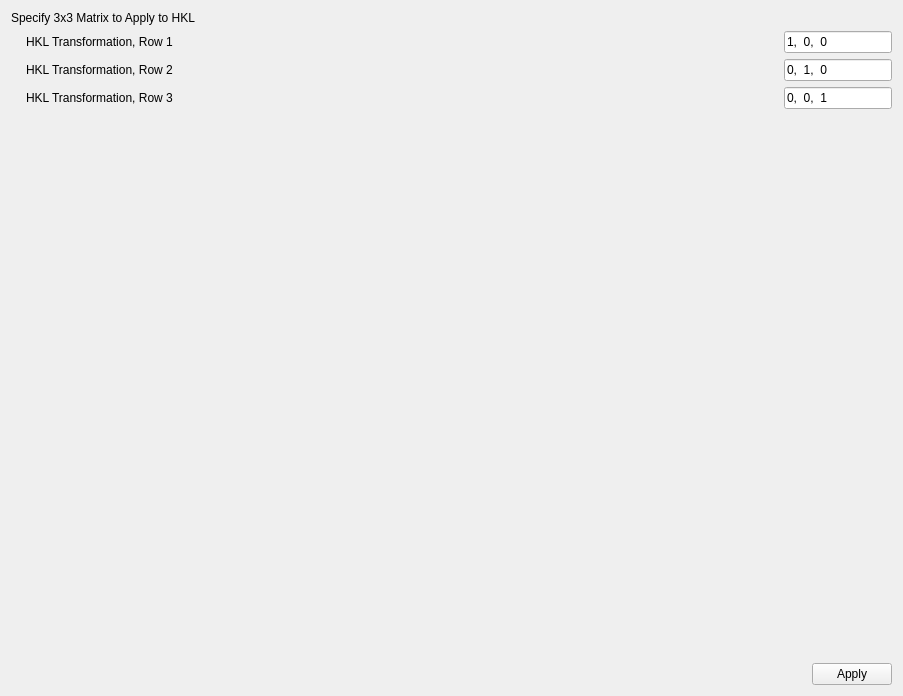
          <widget class="QWidget" name="scrollAreaWidgetContents_6">
           <property name="geometry">
            <rect>
             <x>0</x>
             <y>0</y>
             <width>903</width>
             <height>696</height>
            </rect>
           </property>
           <layout class="QVBoxLayout" name="verticalLayout_16">
            <item>
             <layout class="QHBoxLayout" name="horizontalLayout_37">
              <item>
               <widget class="QLabel" name="HKL_Transfrom_lbl">
                <property name="toolTip">
                 <string>Transform the UB matrix&lt;br&gt; and peak indexes using the specified 3X3 matrix.</string>
                </property>
                <property name="text">
                 <string>Specify 3x3 Matrix to Apply to HKL</string>
                </property>
               </widget>
              </item>
             </layout>
            </item>
            <item>
             <layout class="QHBoxLayout" name="horizontalLayout_38">
              <item>
               <spacer name="horizontalSpacer_48">
                <property name="orientation">
                 <enum>Qt::Horizontal</enum>
                </property>
                <property name="sizeType">
                 <enum>QSizePolicy::Fixed</enum>
                </property>
                <property name="sizeHint" stdset="0">
                 <size>
                  <width>15</width>
                  <height>0</height>
                 </size>
                </property>
               </spacer>
              </item>
              <item>
               <widget class="QLabel" name="HKL_Tran_Row_1_lbl">
                <property name="text">
                 <string>HKL Transformation, Row 1</string>
                </property>
               </widget>
              </item>
              <item>
               <spacer name="horizontalSpacer_45">
                <property name="orientation">
                 <enum>Qt::Horizontal</enum>
                </property>
                <property name="sizeHint" stdset="0">
                 <size>
                  <width>40</width>
                  <height>20</height>
                 </size>
                </property>
               </spacer>
              </item>
              <item>
               <widget class="QLineEdit" name="HKL_tran_row_1_ledt">
                <property name="sizePolicy">
                 <sizepolicy hsizetype="Fixed" vsizetype="Fixed">
                  <horstretch>0</horstretch>
                  <verstretch>0</verstretch>
                 </sizepolicy>
                </property>
                <property name="toolTip">
                 <string>First row of the&lt;br&gt; transformation matrix to apply the HKL indexes.</string>
                </property>
                <property name="text">
                 <string>1,  0,  0</string>
                </property>
               </widget>
              </item>
             </layout>
            </item>
            <item>
             <layout class="QHBoxLayout" name="horizontalLayout_39">
              <item>
               <spacer name="horizontalSpacer_49">
                <property name="orientation">
                 <enum>Qt::Horizontal</enum>
                </property>
                <property name="sizeType">
                 <enum>QSizePolicy::Fixed</enum>
                </property>
                <property name="sizeHint" stdset="0">
                 <size>
                  <width>15</width>
                  <height>0</height>
                 </size>
                </property>
               </spacer>
              </item>
              <item>
               <widget class="QLabel" name="HKL_Tran_Row_2_lbl">
                <property name="text">
                 <string>HKL Transformation, Row 2</string>
                </property>
               </widget>
              </item>
              <item>
               <spacer name="horizontalSpacer_46">
                <property name="orientation">
                 <enum>Qt::Horizontal</enum>
                </property>
                <property name="sizeHint" stdset="0">
                 <size>
                  <width>40</width>
                  <height>20</height>
                 </size>
                </property>
               </spacer>
              </item>
              <item>
               <widget class="QLineEdit" name="HKL_tran_row_2_ledt">
                <property name="sizePolicy">
                 <sizepolicy hsizetype="Fixed" vsizetype="Fixed">
                  <horstretch>0</horstretch>
                  <verstretch>0</verstretch>
                 </sizepolicy>
                </property>
                <property name="toolTip">
                 <string>Second row of the&lt;br&gt; transformation matrix to apply the HKL indexes.</string>
                </property>
                <property name="text">
                 <string>0,  1,  0</string>
                </property>
               </widget>
              </item>
             </layout>
            </item>
            <item>
             <layout class="QHBoxLayout" name="horizontalLayout_40">
              <item>
               <spacer name="horizontalSpacer_50">
                <property name="orientation">
                 <enum>Qt::Horizontal</enum>
                </property>
                <property name="sizeType">
                 <enum>QSizePolicy::Fixed</enum>
                </property>
                <property name="sizeHint" stdset="0">
                 <size>
                  <width>15</width>
                  <height>0</height>
                 </size>
                </property>
               </spacer>
              </item>
              <item>
               <widget class="QLabel" name="HKL_Tran_Row_3_lbl">
                <property name="text">
                 <string>HKL Transformation, Row 3</string>
                </property>
               </widget>
              </item>
              <item>
               <spacer name="horizontalSpacer_47">
                <property name="orientation">
                 <enum>Qt::Horizontal</enum>
                </property>
                <property name="sizeHint" stdset="0">
                 <size>
                  <width>40</width>
                  <height>20</height>
                 </size>
                </property>
               </spacer>
              </item>
              <item>
               <widget class="QLineEdit" name="HKL_tran_row_3_ledt">
                <property name="sizePolicy">
                 <sizepolicy hsizetype="Fixed" vsizetype="Fixed">
                  <horstretch>0</horstretch>
                  <verstretch>0</verstretch>
                 </sizepolicy>
                </property>
                <property name="toolTip">
                 <string>Third row of the&lt;br&gt; transformation matrix to apply the HKL indexes.</string>
                </property>
                <property name="text">
                 <string>0,  0,  1</string>
                </property>
               </widget>
              </item>
             </layout>
            </item>
            <item>
             <spacer name="verticalSpacer_5">
              <property name="orientation">
               <enum>Qt::Vertical</enum>
              </property>
              <property name="sizeHint" stdset="0">
               <size>
                <width>20</width>
                <height>40</height>
               </size>
              </property>
             </spacer>
            </item>
            <item>
             <layout class="QHBoxLayout" name="horizontalLayout_42">
              <item>
               <spacer name="horizontalSpacer_44">
                <property name="orientation">
                 <enum>Qt::Horizontal</enum>
                </property>
                <property name="sizeHint" stdset="0">
                 <size>
                  <width>40</width>
                  <height>20</height>
                 </size>
                </property>
               </spacer>
              </item>
              <item>
               <widget class="QPushButton" name="ApplyChangeHKL_btn">
                <property name="toolTip">
                 <string>Use the specified matrix&lt;br&gt; to update the peak indexes and UB matrix.</string>
                </property>
                <property name="text">
                 <string>Apply</string>
                </property>
               </widget>
              </item>
             </layout>
            </item>
           </layout>
          </widget>
